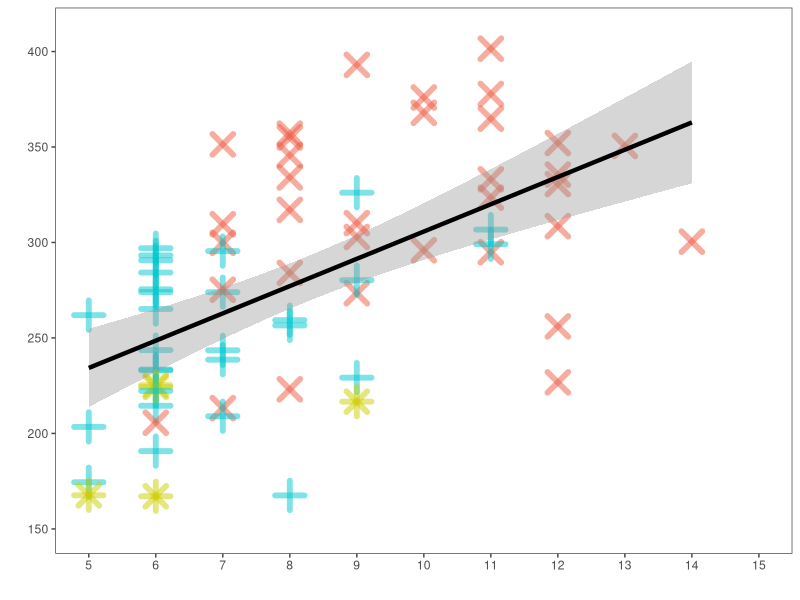
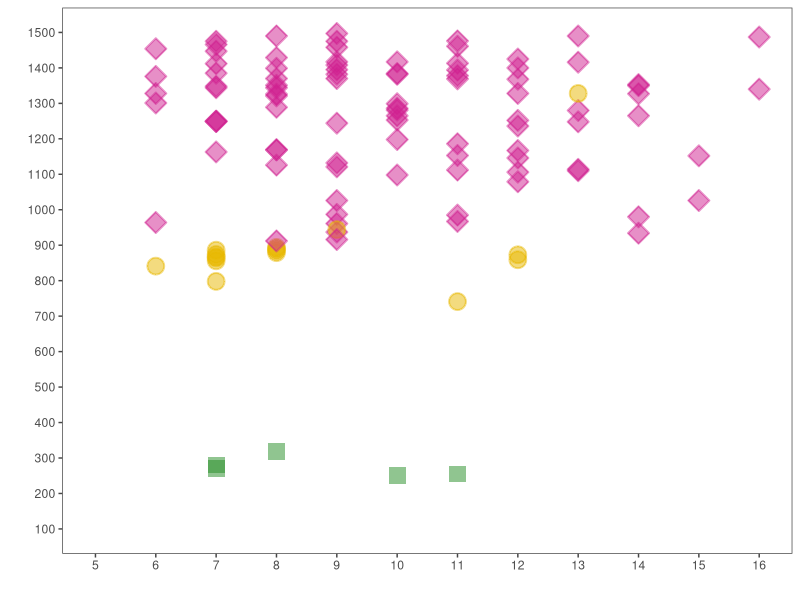
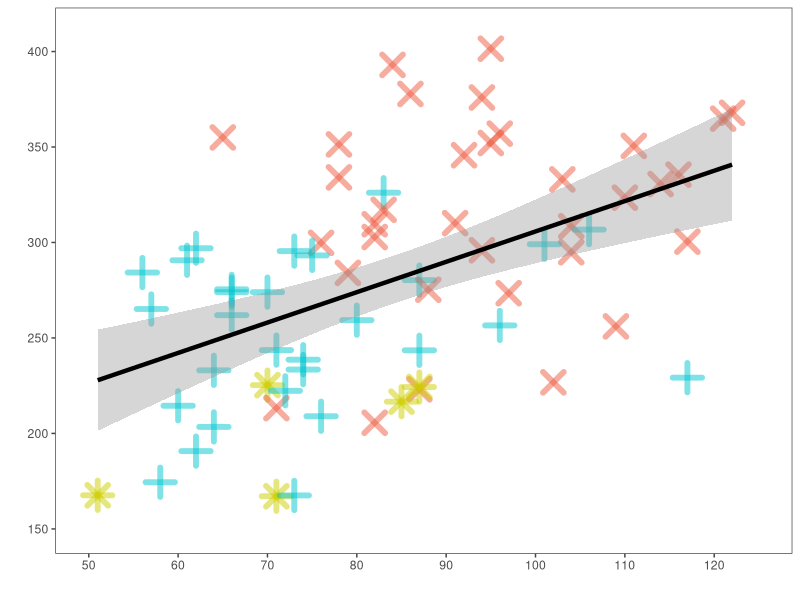
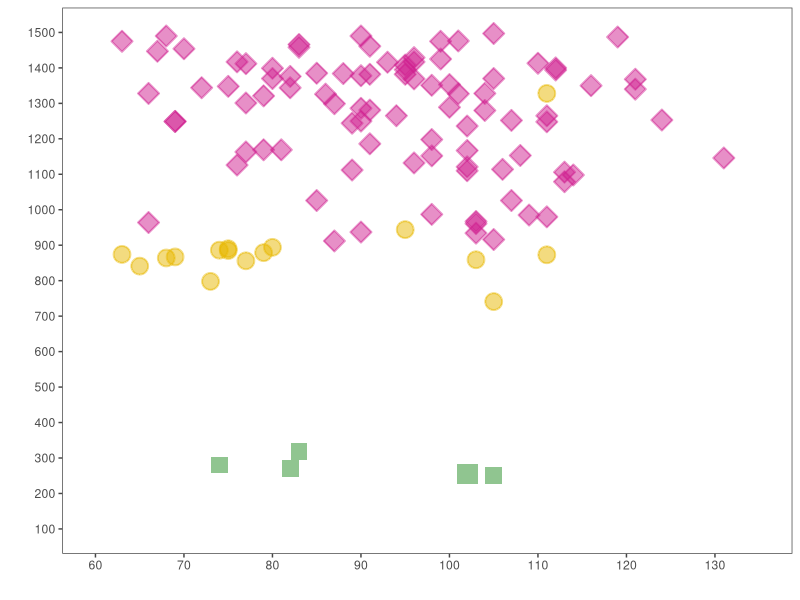
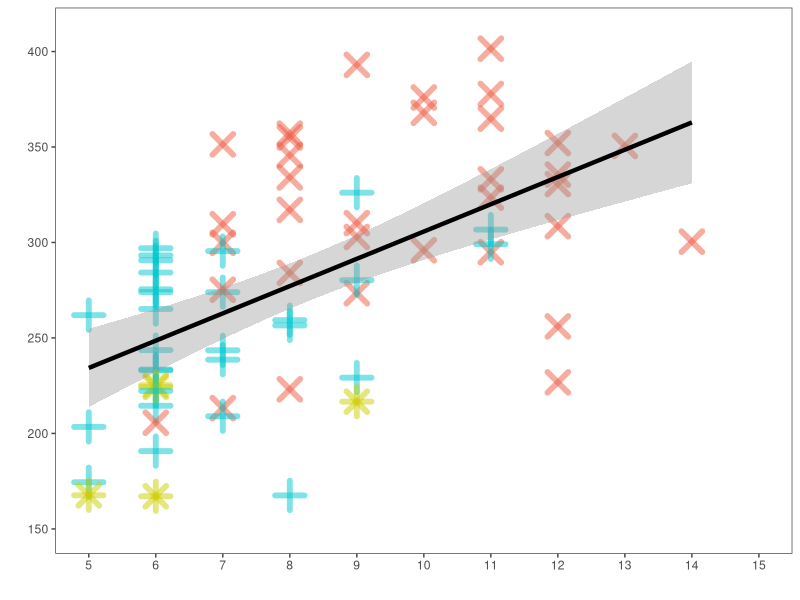
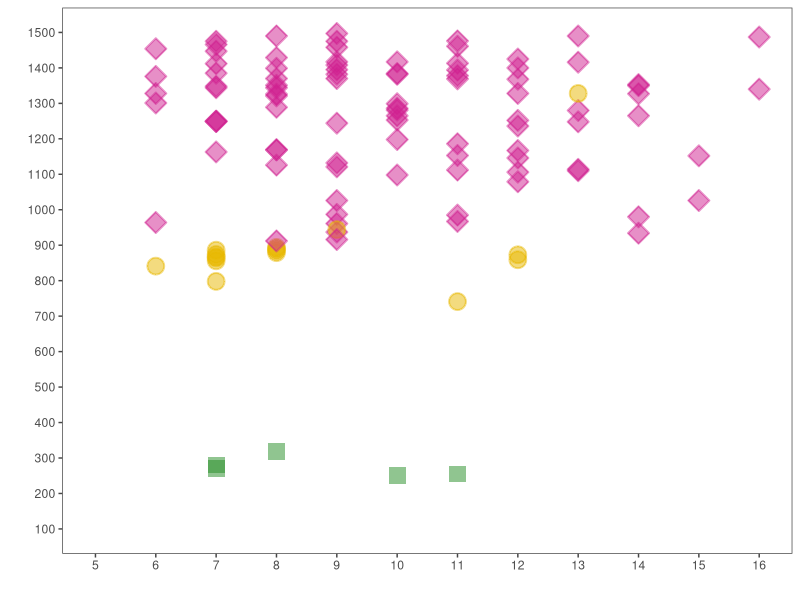
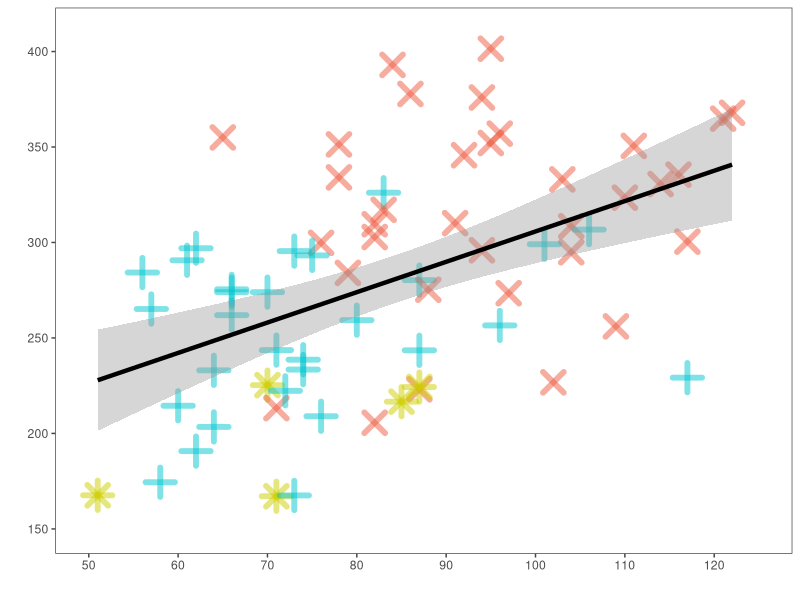
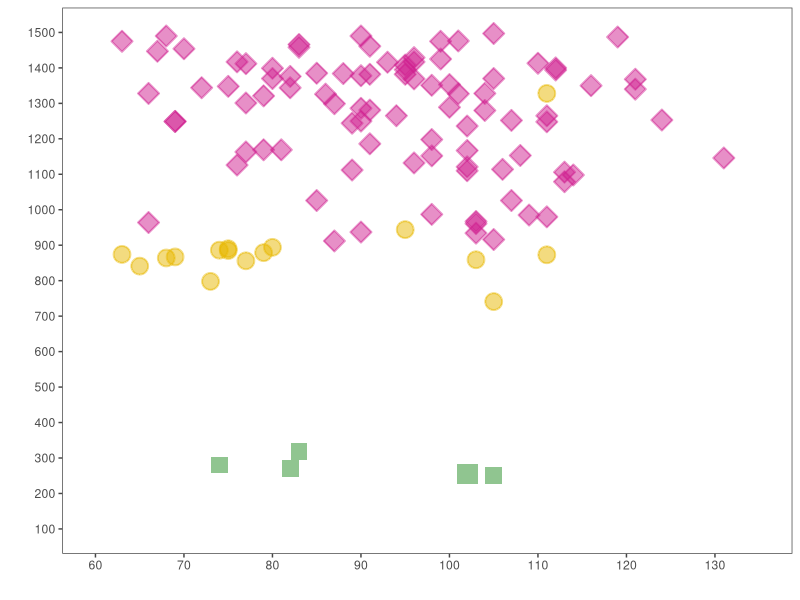

The R source for these figures, in order:
# Moksness, Ine Elise 
# August 2023
# Extended Data Fig. 14

#############################################################
# LC (leading cohort oocyte diameter) vs. age/length
#############################################################

#Install and load packages
library(ggplot2)
library(ggpubr)
library(tidyverse)
library(egg)
library(dplyr)
library(readxl)
#library(package)
theme_set(theme_pubr())

#Import and prepare data

#Survey data
#setwd
NEA <- read_excel("Data/LC_diameter_NEAC_autumn_2017.xlsx", sheet="Data")
names(NEA)
summary(NEA)
str(NEA)

#######################################################################

### Prepare for March-April 2018
#Subset for Spawning survey
Spa <- subset(NEA, subset = Survey == "Spawning" )
#Remove spesific rows
Spa2<-Spa[!(Spa$ID==106 ),]
Spa2
# Extract spesific rows
Spa1<- subset(Spa,  ID == 106)

#######################################################################

### Prepare for August-September 2017
#Subset survey
Eco <- subset(NEA,  Survey == 'Ecosystem')
str(Eco)

#Histology data from August-September 2017
#setwd 
Histology_es17 <- read_excel("Data/Histology_es17.xlsx",sheet = "Data")
str(Histology_es17)

#Merge histology data with survey data
Histology.ecosystem <- merge(Eco, Histology_es17)
str(Histology.ecosystem)

# Subset for samples that are PVO4c, CAO og EVO only

#Remove spesific rows
hist1<-Histology.ecosystem[!(Histology.ecosystem$o.stage.cat=="s4A" ),]
hist2<-hist1[!(hist1$o.stage.cat=="s4B" ),]
hist3<-hist2[!(hist2$o.stage.cat=="Stage 3" ),]
str(hist3)



#Moksness_Figure10A.pdf

Eco_Age <- ggplot(hist3, aes(x=Age, y=LC.W )) +
  geom_point(aes(color=o.stage.cat, 
                 shape=o.stage.cat, fill=o.stage.cat), stroke = 3, size = 5, alpha = 0.5, show.legend = FALSE) +
  theme_article() +
  # facet_grid(cols = vars(Treatment)) +
  geom_smooth(method = "lm", se = TRUE, col = "black", size = 1.5) +
  scale_colour_manual(values=c( "turquoise3", "tomato2", "yellow3"),
                      name="") +
  scale_x_continuous(limits = c(5, 15), breaks = seq(5,15,1)) +
  scale_y_continuous(limits = c(150, 410), breaks = seq(150,410,50))+
  scale_fill_manual(values=c(  "turquoise3", "tomato2", "yellow3"),
                    name="")+
  scale_shape_manual(name = "", values = c(3,4,8)) +
  labs(x = "", y = "")#+

Eco_Age

#Regression equation:
# model <- lm(LC.W ~ Age, data = hist3)
# model
# 
# model <- lm(Dia.max ~ Age, data = hist3)
# model
# summary(model)

#setwd
ggsave(Eco_Age, file = "Moksness_Figure10A.pdf", dpi = "retina", width = 180
       , height = 180, units = "mm", bg = "white")

############################################################
############################################################

#Moksness_Figure10B.pdf

spa_Age <- ggplot(Spa2, aes(x=Age, y=Dia.max, color=Whole.mount, shape=Whole.mount, fill=Whole.mount)) +
  geom_point(size = 5, stroke =1, alpha = 0.5, show.legend = FALSE)+
  scale_shape_manual(values=c(19, 15, 23), name="")+ 
  scale_color_manual(values=c( "#E7B800", "forestgreen", "violetred"),
                     name="")+
  scale_fill_manual(values=c("#E7B800", "forestgreen", "violetred"),
                    name="")+
  theme_article() +  scale_y_continuous(breaks=seq(100,1500,100), limits = c(100,1500))+
  labs(x = "", y = "")+
  scale_x_continuous(breaks = seq(from = 5, to = 17, by = 1), limits = c(5,16))+
  geom_point(data = Spa1, 
             shape = 15, 
             alpha = 0.5, 
             size = 5, 
             color = 'forestgreen',
             stroke = 1, 
             mapping = aes(x=Age, y= LC.W), 
             show.legend = FALSE)
spa_Age



#correlation coefficient
# cor(Spa2$Age, Spa2$LC.W)
#0.1401879

#setwd
ggsave(spa_Age, file = "Moksness_Figure10B.pdf", dpi = "retina", width = 180
       , height = 180, units = "mm", bg = "white")

#############################################################
#############################################################

#Moksness_Figure10C

Eco_Length <- ggplot(hist3, aes(x=Length, y=LC.W )) +
  geom_point(aes(color=o.stage.cat, 
                 shape=o.stage.cat, fill=o.stage.cat), stroke = 3, size = 5, alpha = 0.5, show.legend = FALSE) +
  theme_article() +
  # facet_grid(cols = vars(Treatment)) +
  geom_smooth(method = "lm", se = TRUE, col = "black", size = 1.5) +
  scale_colour_manual(values=c("turquoise3", "tomato2", "yellow3"),
                      name="") +
  scale_x_continuous(limits = c(50, 125), breaks = seq(50,125,10)) +
  scale_y_continuous(limits = c(150, 410), breaks = seq(150,410,50))+
  scale_fill_manual(values=c("turquoise3", "tomato2", "yellow3"),
                    name="")+
  scale_shape_manual(name = "", values = c(3,4,8)) +
  labs(x = "", y = "")

Eco_Length

# model <- lm(LC.W ~ Length, data = hist3)
# model
# model <- lm(Dia.max ~ Length, data = hist3)
# model
# summary(model)

#setwd
ggsave(Eco_Length, file = "Moksness_Figure10C.pdf", dpi = "retina", width = 180
       , height = 180, units = "mm", bg = "white")


#############################################################
#############################################################

#Moksness_Figure10D.jpeg

spa_Length <- ggplot(Spa2, aes(x=Length, y=Dia.max, color=Whole.mount, shape=Whole.mount, fill=Whole.mount)) +
  geom_point(size = 5, stroke =1, alpha = 0.5, show.legend = FALSE)+
  scale_shape_manual(values=c(19, 15, 23), name="")+ 
  scale_color_manual(values=c( "#E7B800", "forestgreen", "violetred"),
                     name="")+
  scale_fill_manual(values=c("#E7B800", "forestgreen", "violetred"),
                    name="")+
  theme_article() +  scale_y_continuous(breaks=seq(100,1500,100), limits = c(100,1500))+
  labs(x = "", y = "")+
  scale_x_continuous(breaks = seq(from = 60, to = 135, by = 10), limits = c(60,135))+
  geom_point(data = Spa1, 
             shape = 15, 
             alpha = 0.5, 
             size = 6, 
             color = 'forestgreen',
             stroke = 1.5, 
             mapping = aes(x=Length, y= LC.W), 
             show.legend = FALSE)
spa_Length

#correlation coefficient
# cor(Spa2$Length, Spa2$LC.W)
#0.1083864

setwd("~/2021/Maturity staging - NEAC - publication/Utkast/1. Figures/Figures")
ggsave(spa_Length, file = "Moksness_Figure10D.pdf", dpi = "retina", width = 180
       , height = 180, units = "mm", bg = "white")


############################################################
############################################################
